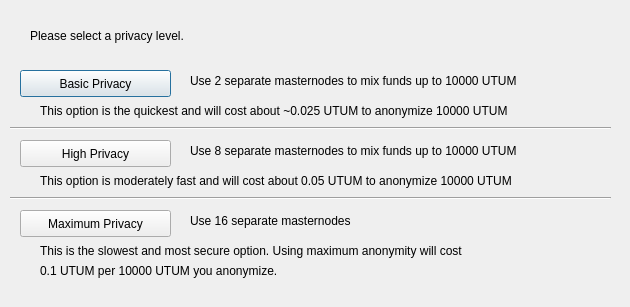
<?xml version="1.0" encoding="UTF-8"?>
<ui version="4.0">
 <class>DarksendConfig</class>
 <widget class="QDialog" name="DarksendConfig">
  <property name="geometry">
   <rect>
    <x>0</x>
    <y>0</y>
    <width>630</width>
    <height>307</height>
   </rect>
  </property>
  <property name="windowTitle">
   <string>Configure Darksend</string>
  </property>
  <widget class="QPushButton" name="buttonBasic">
   <property name="geometry">
    <rect>
     <x>20</x>
     <y>70</y>
     <width>151</width>
     <height>27</height>
    </rect>
   </property>
   <property name="text">
    <string>Basic Privacy</string>
   </property>
  </widget>
  <widget class="QPushButton" name="buttonHigh">
   <property name="geometry">
    <rect>
     <x>20</x>
     <y>140</y>
     <width>151</width>
     <height>27</height>
    </rect>
   </property>
   <property name="text">
    <string>High Privacy</string>
   </property>
  </widget>
  <widget class="QPushButton" name="buttonMax">
   <property name="geometry">
    <rect>
     <x>20</x>
     <y>210</y>
     <width>151</width>
     <height>27</height>
    </rect>
   </property>
   <property name="text">
    <string>Maximum Privacy</string>
   </property>
  </widget>
  <widget class="QLabel" name="label">
   <property name="geometry">
    <rect>
     <x>30</x>
     <y>20</y>
     <width>571</width>
     <height>31</height>
    </rect>
   </property>
   <property name="text">
    <string>Please select a privacy level.</string>
   </property>
  </widget>
  <widget class="QLabel" name="label_2">
   <property name="geometry">
    <rect>
     <x>190</x>
     <y>70</y>
     <width>421</width>
     <height>21</height>
    </rect>
   </property>
   <property name="text">
    <string>Use 2 separate masternodes to mix funds up to 10000 UTUM</string>
   </property>
  </widget>
  <widget class="QLabel" name="label_3">
   <property name="geometry">
    <rect>
     <x>190</x>
     <y>140</y>
     <width>411</width>
     <height>21</height>
    </rect>
   </property>
   <property name="text">
    <string>Use 8 separate masternodes to mix funds up to 10000 UTUM</string>
   </property>
  </widget>
  <widget class="QLabel" name="label_4">
   <property name="geometry">
    <rect>
     <x>190</x>
     <y>210</y>
     <width>421</width>
     <height>21</height>
    </rect>
   </property>
   <property name="text">
    <string>Use 16 separate masternodes</string>
   </property>
  </widget>
  <widget class="QLabel" name="label_6">
   <property name="geometry">
    <rect>
     <x>40</x>
     <y>100</y>
     <width>561</width>
     <height>21</height>
    </rect>
   </property>
   <property name="text">
    <string>This option is the quickest and will cost about ~0.025 UTUM to anonymize 10000 UTUM</string>
   </property>
  </widget>
  <widget class="QLabel" name="label_7">
   <property name="geometry">
    <rect>
     <x>40</x>
     <y>170</y>
     <width>561</width>
     <height>21</height>
    </rect>
   </property>
   <property name="text">
    <string>This option is moderately fast and will cost about 0.05 UTUM to anonymize 10000 UTUM</string>
   </property>
  </widget>
  <widget class="QLabel" name="label_8">
   <property name="geometry">
    <rect>
     <x>40</x>
     <y>240</y>
     <width>561</width>
     <height>21</height>
    </rect>
   </property>
   <property name="text">
    <string>This is the slowest and most secure option. Using maximum anonymity will cost</string>
   </property>
  </widget>
  <widget class="QLabel" name="label_9">
   <property name="geometry">
    <rect>
     <x>40</x>
     <y>260</y>
     <width>561</width>
     <height>21</height>
    </rect>
   </property>
   <property name="text">
    <string>0.1 UTUM per 10000 UTUM you anonymize.</string>
   </property>
  </widget>
  <widget class="Line" name="line">
   <property name="geometry">
    <rect>
     <x>10</x>
     <y>120</y>
     <width>601</width>
     <height>16</height>
    </rect>
   </property>
   <property name="orientation">
    <enum>Qt::Horizontal</enum>
   </property>
  </widget>
  <widget class="Line" name="line_2">
   <property name="geometry">
    <rect>
     <x>10</x>
     <y>190</y>
     <width>601</width>
     <height>16</height>
    </rect>
   </property>
   <property name="orientation">
    <enum>Qt::Horizontal</enum>
   </property>
  </widget>
 </widget>
 <resources/>
 <connections/>
</ui>
